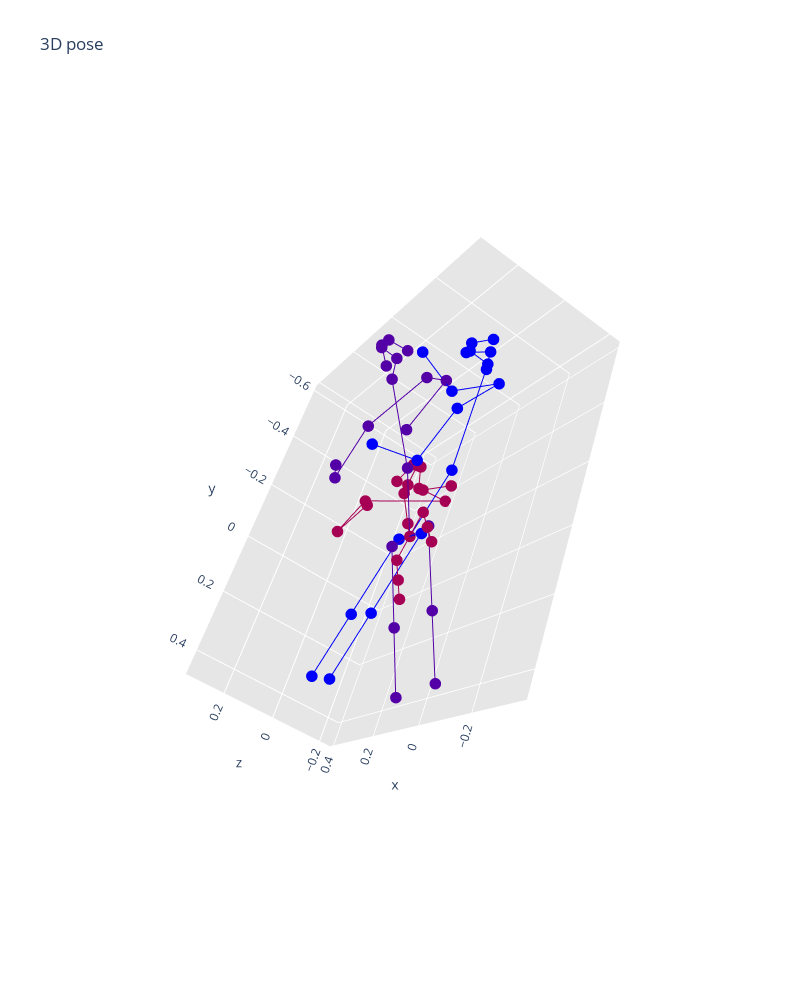

This figure's notebook cell:
### Code cell
go.Figure(vs.plot(preds_1[5::2]))

### Figure 1 — Plotly figure (JSON) as saved in the notebook; plotly's stock layout.template omitted (floating-point values rounded to 4 significant figures)
{"data": [{"line": {"color": "#0000FA", "width": 2}, "marker": {"color": "#0000FA", "size": 4}, "type": "scatter3d", "x": [-0.105, -0.1508], "y": [-0.5612, -0.5673], "z": [0.09908, 0.04103]}, {"line": {"color": "#0000FA", "width": 2}, "marker": {"color": "#0000FA", "size": 4}, "type": "scatter3d", "x": [-0.105, -0.1174], "y": [-0.5612, -0.5904], "z": [0.09908, 0.09889]}, {"line": {"color": "#0000FA", "width": 2}, "marker": {"color": "#0000FA", "size": 4}, "type": "scatter3d", "x": [-0.105, -0.09533], "y": [-0.5612, -0.5854], "z": [0.09908, 0.08096]}, {"line": {"color": "#0000FA", "width": 2}, "marker": {"color": "#0000FA", "size": 4}, "type": "scatter3d", "x": [-0.1174, -0.1847], "y": [-0.5904, -0.5751], "z": [0.09889, 0.06856]}, {"line": {"color": "#0000FA", "width": 2}, "marker": {"color": "#0000FA", "size": 4}, "type": "scatter3d", "x": [-0.09533, -0.117], "y": [-0.5854, -0.5595], "z": [0.08096, 0.0135]}, {"line": {"color": "#0000FA", "width": 2}, "marker": {"color": "#0000FA", "size": 4}, "type": "scatter3d", "x": [-0.1508, -0.1664], "y": [-0.5673, -0.4861], "z": [0.04103, 0.04484]}, {"line": {"color": "#0000FA", "width": 2}, "marker": {"color": "#0000FA", "size": 4}, "type": "scatter3d", "x": [-0.2675, -0.0131], "y": [-0.3604, -0.459], "z": [0.05322, 0.001388]}, {"line": {"color": "#0000FA", "width": 2}, "marker": {"color": "#0000FA", "size": 4}, "type": "scatter3d", "x": [-0.2675, -0.266], "y": [-0.3604, -0.2493], "z": [0.05322, 0.1985]}, {"line": {"color": "#0000FA", "width": 2}, "marker": {"color": "#0000FA", "size": 4}, "type": "scatter3d", "x": [-0.266, -0.2059], "y": [-0.2493, -0.3644], "z": [0.1985, 0.3038]}, {"line": {"color": "#0000FA", "width": 2}, "marker": {"color": "#0000FA", "size": 4}, "type": "scatter3d", "x": [-0.0131, 0.1048], "y": [-0.459, -0.3194], "z": [0.001388, 0.007969]}, {"line": {"color": "#0000FA", "width": 2}, "marker": {"color": "#0000FA", "size": 4}, "type": "scatter3d", "x": [0.1048, 0.1547], "y": [-0.3194, -0.3225], "z": [0.007969, 0.1675]}, {"line": {"color": "#0000FA", "width": 2}, "marker": {"color": "#0000FA", "size": 4}, "type": "scatter3d", "x": [-0.1664, -0.07113], "y": [-0.4861, -0.2067], "z": [0.04484, -0.01924]}, {"line": {"color": "#0000FA", "width": 2}, "marker": {"color": "#0000FA", "size": 4}, "type": "scatter3d", "x": [-0.07113, 0], "y": [-0.2067, 0], "z": [-0.01924, 0]}, {"line": {"color": "#0000FA", "width": 2}, "marker": {"color": "#0000FA", "size": 4}, "type": "scatter3d", "x": [0, -0.06922], "y": [0, 0.02303], "z": [0, 0.008491]}, {"line": {"color": "#0000FA", "width": 2}, "marker": {"color": "#0000FA", "size": 4}, "type": "scatter3d", "x": [-0.06922, 0.0114], "y": [0.02303, 0.2573], "z": [0.008491, 0.0303]}, {"line": {"color": "#0000FA", "width": 2}, "marker": {"color": "#0000FA", "size": 4}, "type": "scatter3d", "x": [0.0114, 0.07611], "y": [0.2573, 0.4453], "z": [0.0303, 0.0478]}, {"line": {"color": "#0000FA", "width": 2}, "marker": {"color": "#0000FA", "size": 4}, "type": "scatter3d", "x": [0, 0.06922], "y": [0, -0.02303], "z": [0, -0.008491]}, {"line": {"color": "#0000FA", "width": 2}, "marker": {"color": "#0000FA", "size": 4}, "type": "scatter3d", "x": [0.06922, 0.1498], "y": [-0.02303, 0.2112], "z": [-0.008491, 0.01332]}, {"line": {"color": "#0000FA", "width": 2}, "marker": {"color": "#0000FA", "size": 4}, "type": "scatter3d", "x": [0.1498, 0.2145], "y": [0.2112, 0.3992], "z": [0.01332, 0.03082]}, {"line": {"color": "#5300A7", "width": 2}, "marker": {"color": "#5300A7", "size": 4}, "type": "scatter3d", "x": [0.02463, 0.03484], "y": [-0.5275, -0.5355], "z": [0.3344, 0.2613]}, {"line": {"color": "#5300A7", "width": 2}, "marker": {"color": "#5300A7", "size": 4}, "type": "scatter3d", "x": [0.02463, 0.01375], "y": [-0.5275, -0.556], "z": [0.3344, 0.3256]}, {"line": {"color": "#5300A7", "width": 2}, "marker": {"color": "#5300A7", "size": 4}, "type": "scatter3d", "x": [0.02463, 0.04227], "y": [-0.5275, -0.5534], "z": [0.3344, 0.3293]}, {"line": {"color": "#5300A7", "width": 2}, "marker": {"color": "#5300A7", "size": 4}, "type": "scatter3d", "x": [0.01375, -0.008947], "y": [-0.556, -0.5395], "z": [0.3256, 0.2556]}, {"line": {"color": "#5300A7", "width": 2}, "marker": {"color": "#5300A7", "size": 4}, "type": "scatter3d", "x": [0.04227, 0.07863], "y": [-0.5534, -0.5315], "z": [0.3293, 0.267]}, {"line": {"color": "#5300A7", "width": 2}, "marker": {"color": "#5300A7", "size": 4}, "type": "scatter3d", "x": [0.03484, 0.02861], "y": [-0.5355, -0.4536], "z": [0.2613, 0.2515]}, {"line": {"color": "#5300A7", "width": 2}, "marker": {"color": "#5300A7", "size": 4}, "type": "scatter3d", "x": [-0.1142, 0.1632], "y": [-0.3912, -0.3781], "z": [0.2086, 0.2036]}, {"line": {"color": "#5300A7", "width": 2}, "marker": {"color": "#5300A7", "size": 4}, "type": "scatter3d", "x": [-0.1142, -0.2567], "y": [-0.3912, -0.2776], "z": [0.2086, 0.2229]}, {"line": {"color": "#5300A7", "width": 2}, "marker": {"color": "#5300A7", "size": 4}, "type": "scatter3d", "x": [-0.2567, -0.1054], "y": [-0.2776, -0.2087], "z": [0.2229, 0.2053]}, {"line": {"color": "#5300A7", "width": 2}, "marker": {"color": "#5300A7", "size": 4}, "type": "scatter3d", "x": [0.1632, 0.2971], "y": [-0.3781, -0.255], "z": [0.2036, 0.1847]}, {"line": {"color": "#5300A7", "width": 2}, "marker": {"color": "#5300A7", "size": 4}, "type": "scatter3d", "x": [0.2971, 0.1617], "y": [-0.255, -0.1947], "z": [0.1847, 0.2619]}, {"line": {"color": "#5300A7", "width": 2}, "marker": {"color": "#5300A7", "size": 4}, "type": "scatter3d", "x": [0.02861, 0.01372], "y": [-0.4536, -0.2016], "z": [0.2515, 0.08558]}, {"line": {"color": "#5300A7", "width": 2}, "marker": {"color": "#5300A7", "size": 4}, "type": "scatter3d", "x": [0.01372, 0], "y": [-0.2016, 0], "z": [0.08558, 0]}, {"line": {"color": "#5300A7", "width": 2}, "marker": {"color": "#5300A7", "size": 4}, "type": "scatter3d", "x": [0, -0.07302], "y": [0, -0.006703], "z": [0, -0.004085]}, {"line": {"color": "#5300A7", "width": 2}, "marker": {"color": "#5300A7", "size": 4}, "type": "scatter3d", "x": [-0.07302, -0.08857], "y": [-0.006703, 0.2218], "z": [-0.004085, -0.1011]}, {"line": {"color": "#5300A7", "width": 2}, "marker": {"color": "#5300A7", "size": 4}, "type": "scatter3d", "x": [-0.08857, -0.101], "y": [0.2218, 0.4052], "z": [-0.1011, -0.1789]}, {"line": {"color": "#5300A7", "width": 2}, "marker": {"color": "#5300A7", "size": 4}, "type": "scatter3d", "x": [0, 0.07302], "y": [0, 0.006703], "z": [0, 0.004085]}, {"line": {"color": "#5300A7", "width": 2}, "marker": {"color": "#5300A7", "size": 4}, "type": "scatter3d", "x": [0.07302, 0.05747], "y": [0.006703, 0.2352], "z": [0.004085, -0.09291]}, {"line": {"color": "#5300A7", "width": 2}, "marker": {"color": "#5300A7", "size": 4}, "type": "scatter3d", "x": [0.05747, 0.045], "y": [0.2352, 0.4186], "z": [-0.09291, -0.1708]}, {"line": {"color": "#A60054", "width": 2}, "marker": {"color": "#A60054", "size": 4}, "type": "scatter3d", "x": [0.32, 0.3767], "y": [-0.4837, -0.442], "z": [-0.1284, -0.1519]}, {"line": {"color": "#A60054", "width": 2}, "marker": {"color": "#A60054", "size": 4}, "type": "scatter3d", "x": [0.32, 0.3339], "y": [-0.4837, -0.4984], "z": [-0.1284, -0.1528]}, {"line": {"color": "#A60054", "width": 2}, "marker": {"color": "#A60054", "size": 4}, "type": "scatter3d", "x": [0.32, 0.3465], "y": [-0.4837, -0.5009], "z": [-0.1284, -0.1269]}, {"line": {"color": "#A60054", "width": 2}, "marker": {"color": "#A60054", "size": 4}, "type": "scatter3d", "x": [0.3339, 0.3573], "y": [-0.4984, -0.4381], "z": [-0.1528, -0.1916]}, {"line": {"color": "#A60054", "width": 2}, "marker": {"color": "#A60054", "size": 4}, "type": "scatter3d", "x": [0.3465, 0.396], "y": [-0.5009, -0.4459], "z": [-0.1269, -0.1122]}, {"line": {"color": "#A60054", "width": 2}, "marker": {"color": "#A60054", "size": 4}, "type": "scatter3d", "x": [0.3767, 0.3374], "y": [-0.442, -0.374], "z": [-0.1519, -0.1261]}, {"line": {"color": "#A60054", "width": 2}, "marker": {"color": "#A60054", "size": 4}, "type": "scatter3d", "x": [0.2171, 0.3555], "y": [-0.3385, -0.283], "z": [-0.228, 0.006297]}, {"line": {"color": "#A60054", "width": 2}, "marker": {"color": "#A60054", "size": 4}, "type": "scatter3d", "x": [0.2171, 0.1423], "y": [-0.3385, -0.2687], "z": [-0.228, -0.07654]}, {"line": {"color": "#A60054", "width": 2}, "marker": {"color": "#A60054", "size": 4}, "type": "scatter3d", "x": [0.1423, -0.01358], "y": [-0.2687, -0.2083], "z": [-0.07654, -0.07495]}, {"line": {"color": "#A60054", "width": 2}, "marker": {"color": "#A60054", "size": 4}, "type": "scatter3d", "x": [0.3555, 0.3323], "y": [-0.283, -0.1165], "z": [0.006297, 0.07816]}, {"line": {"color": "#A60054", "width": 2}, "marker": {"color": "#A60054", "size": 4}, "type": "scatter3d", "x": [0.3323, 0.1669], "y": [-0.1165, -0.1356], "z": [0.07816, 0.09292]}, {"line": {"color": "#A60054", "width": 2}, "marker": {"color": "#A60054", "size": 4}, "type": "scatter3d", "x": [0.3374, 0.1507], "y": [-0.374, -0.1431], "z": [-0.1261, -0.07051]}, {"line": {"color": "#A60054", "width": 2}, "marker": {"color": "#A60054", "size": 4}, "type": "scatter3d", "x": [0.1507, 0], "y": [-0.1431, 0], "z": [-0.07051, 0]}, {"line": {"color": "#A60054", "width": 2}, "marker": {"color": "#A60054", "size": 4}, "type": "scatter3d", "x": [0, -0.04635], "y": [0, -0.05539], "z": [0, 0.01333]}, {"line": {"color": "#A60054", "width": 2}, "marker": {"color": "#A60054", "size": 4}, "type": "scatter3d", "x": [-0.04635, -0.2172], "y": [-0.05539, 0.1068], "z": [0.01333, 0.09325]}, {"line": {"color": "#A60054", "width": 2}, "marker": {"color": "#A60054", "size": 4}, "type": "scatter3d", "x": [-0.2172, -0.3543], "y": [0.1068, 0.2369], "z": [0.09325, 0.1574]}, {"line": {"color": "#A60054", "width": 2}, "marker": {"color": "#A60054", "size": 4}, "type": "scatter3d", "x": [0, 0.04635], "y": [0, 0.05539], "z": [0, -0.01333]}, {"line": {"color": "#A60054", "width": 2}, "marker": {"color": "#A60054", "size": 4}, "type": "scatter3d", "x": [0.04635, -0.1245], "y": [0.05539, 0.2175], "z": [-0.01333, 0.0666]}, {"line": {"color": "#A60054", "width": 2}, "marker": {"color": "#A60054", "size": 4}, "type": "scatter3d", "x": [-0.1245, -0.2616], "y": [0.2175, 0.3477], "z": [0.0666, 0.1307]}], "layout": {"autosize": true, "height": 1000, "scene": {"aspectmode": "manual", "aspectratio": {"x": 0.7503, "y": 0.8486, "z": 0.3854}, "camera": {"eye": {"x": -1.743, "y": 1.071, "z": 0.71}, "up": {"x": 0, "y": 0, "z": 0}}, "xaxis": {"backgroundcolor": "rgb(230, 230,230)", "gridcolor": "rgb(255, 255, 255)", "showbackground": true, "zerolinecolor": "rgb(255, 255, 255)"}, "yaxis": {"backgroundcolor": "rgb(230, 230,230)", "gridcolor": "rgb(255, 255, 255)", "showbackground": true, "zerolinecolor": "rgb(255, 255, 255)"}, "zaxis": {"backgroundcolor": "rgb(230, 230,230)", "gridcolor": "rgb(255, 255, 255)", "showbackground": true, "zerolinecolor": "rgb(255, 255, 255)"}}, "showlegend": false, "title": {"text": "3D pose"}, "width": 800}}
